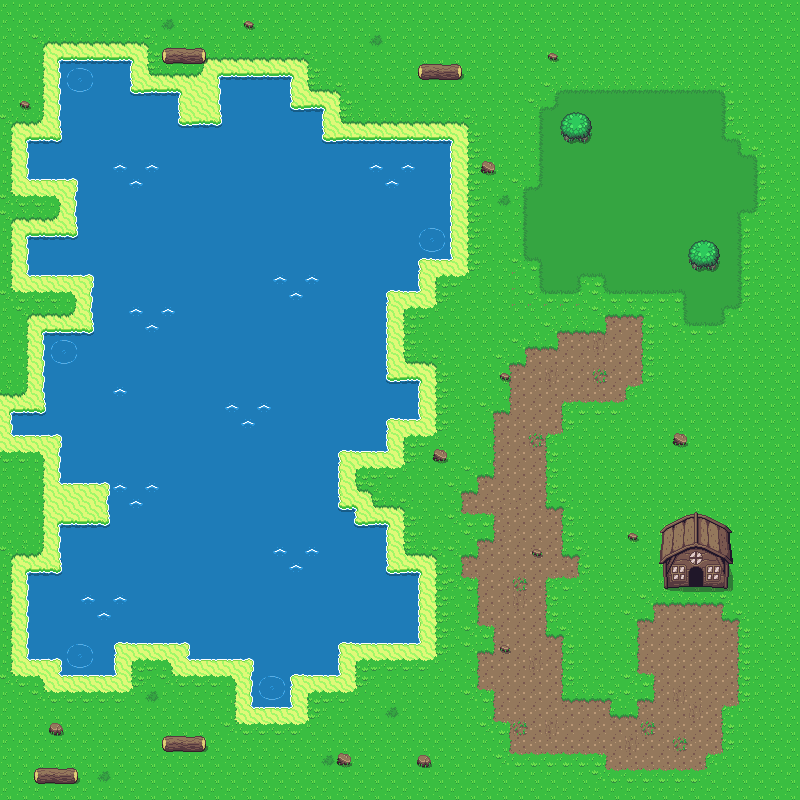

This game map was drawn from its Tiled (.tmx) file and the tilesets committed beside it. A one-line description and the trimmed map source follow:
An orthogonal 50x50 tile map with 16x16 px tiles, 2 tile layers (Tile Layer 1, Tile Layer 2) and 51 objects (24x water, 6x rock, 6x house, 4x log, 4x border, ...).

<map version="1.2" tiledversion="1.2.4" orientation="orthogonal" renderorder="right-down" width="50" height="50" tilewidth="16" tileheight="16" infinite="0" nextlayerid="6" nextobjectid="64">
 <tileset firstgid="1" source="overworld2.tsx" />
 <layer id="2" name="Tile Layer 1" width="50" height="50">
  <data>[2500 cells, 2500 non-empty, 62 distinct tile ids]</data>
 </layer>
 <layer id="4" name="Tile Layer 2" width="50" height="50">
  <data>[2500 cells, 64 non-empty, 38 distinct tile ids]</data>
 </layer>
 <objectgroup id="5" name="Obstacles">
  <object id="4" name="spawn" x="689" y="624" width="15" height="16" />
  <object id="5" name="log" x="418" y="64" width="43" height="16" />
  <object id="6" name="bush" x="561" y="113" width="30" height="30" />
  <object id="7" name="bush" x="688" y="240" width="32" height="32" />
  <object id="8" name="water" x="60" y="61" width="70" height="78" />
  <object id="9" name="water" x="29" y="140" width="191" height="39" />
  <object id="10" name="water" x="131" y="93" width="47" height="47" />
  <object id="11" x="179" y="126" width="41" height="14" />
  <object id="12" name="water" x="220" y="77" width="70" height="103" />
  <object id="13" name="water" x="290" y="109" width="33" height="72" />
  <object id="14" name="water" x="323" y="140" width="127" height="118" />
  <object id="16" name="water" x="109" y="181" width="229" height="461" />
  <object id="17" name="water" x="339" y="259" width="47" height="192" />
  <object id="18" name="water" x="386" y="380" width="32" height="39" />
  <object id="19" name="water" x="386" y="259" width="33" height="32" />
  <object id="20" name="water" x="340" y="573" width="78" height="69" />
  <object id="21" name="water" x="356" y="524" width="31" height="50" />
  <object id="22" name="water" x="339" y="509" width="17" height="65" />
  <object id="23" name="water" x="190" y="644" width="149" height="15" />
  <object id="24" name="water" x="252" y="657" width="38" height="49" />
  <object id="25" name="water" x="291" y="657" width="48" height="18" />
  <object id="26" name="water" x="60" y="524" width="54" height="150" />
  <object id="27" name="water" x="28" y="573" width="32" height="85" />
  <object id="28" name="water" x="61" y="334" width="47" height="148" />
  <object id="29" name="water" x="44" y="334" width="17" height="101" />
  <object id="30" name="water" x="12" y="413" width="31" height="22" />
  <object id="31" name="water" x="76" y="181" width="33" height="93" />
  <object id="32" name="water" x="28" y="237" width="49" height="37" />
  <object id="33" name="water" x="92" y="274" width="16" height="58" />
  <object id="34" name="rock" x="672" y="432" width="15" height="15" />
  <object id="35" name="rock" x="433" y="448" width="14" height="16" />
  <object id="36" name="rock" x="416" y="753" width="15" height="15" />
  <object id="37" name="rock" x="335" y="753" width="16" height="12" />
  <object id="38" name="rock" x="50" y="721" width="13" height="14" />
  <object id="39" name="log" x="33" y="768" width="45" height="16" />
  <object id="40" name="log" x="162" y="737" width="44" height="14" />
  <object id="41" name="log" x="163" y="47" width="43" height="16" />
  <object id="42" name="rock" x="481" y="161" width="14" height="12" />
  <object id="43" x="656" y="129" width="1" />
  <object id="44" name="spooky_log" x="658" y="129" width="15" height="16" />
  <object id="45" name="spooky_log" x="580" y="188" width="15" height="16" />
  <object id="49" name="house" x="660" y="525" width="71" height="38" />
  <object id="53" name="house" x="664" y="564" width="21" height="22" />
  <object id="54" name="house" x="708" y="564" width="20" height="23" />
  <object id="55" name="house" x="673" y="564" width="49" height="4" />
  <object id="56" name="house" x="672" y="521" width="45" height="4" />
  <object id="57" name="house" x="682" y="516" width="25" height="4" />
  <object id="60" name="border" x="800" y="0" width="6" height="800" />
  <object id="61" name="border" x="0" y="801" width="800" height="8" />
  <object id="62" name="border" x="1" y="-7" width="799" height="7" />
  <object id="63" name="border" x="-5" y="0" width="5" height="800" />
 </objectgroup>
</map>
